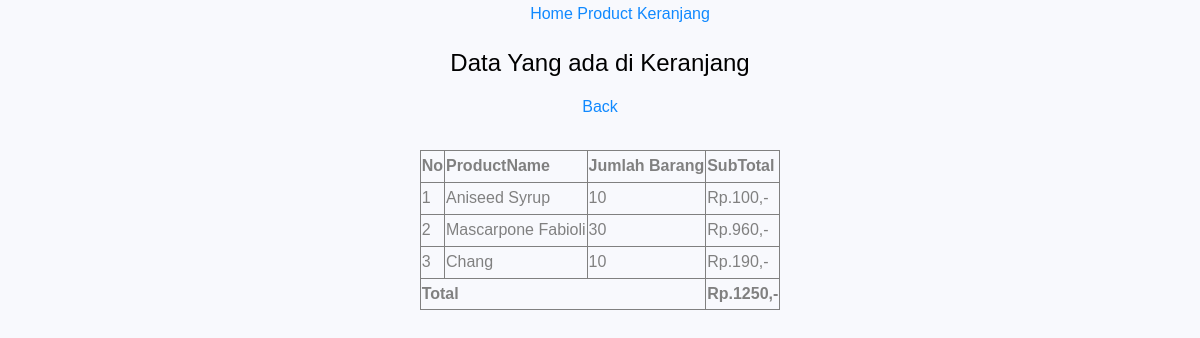
Screenshot of /index.php?page=keranjang with the database file from the repository.
### tables this page shows
CREATE TABLE `keranjang` (
  `id` int NOT NULL,
  `produkId` int NOT NULL,
  `banyakBarang` int NOT NULL,
  `subtotal` int NOT NULL
);

CREATE TABLE `products` (
  `ProductID` int NOT NULL,
  `ProductName` varchar(40) DEFAULT NULL,
  `SupplierID` int DEFAULT NULL,
  `CategoryID` int DEFAULT NULL,
  `QuantityPerUnit` varchar(20) DEFAULT NULL,
  `UnitPrice` double DEFAULT NULL,
  `UnitsInStock` smallint DEFAULT NULL,
  `UnitsOnOrder` smallint DEFAULT NULL,
  `ReorderLevel` smallint DEFAULT NULL,
  `Discontinued` tinyint(1) DEFAULT NULL
);

### content/keranjang.php (the view)
<h4 class="card-title">Data Yang ada di Keranjang</h4>
<a href="<?= $previous ?>">Back</a>
<br><br>
<table border="1" id="example">
    <thead>
        <tr>
            <th width="8px">No</th>
            <th>ProductName</th>
            <th>Jumlah Barang</th>
            <th>SubTotal</th>
        </tr>
    </thead>
    <tbody>
        <?php
        $query = mysqli_query($db, "SELECT * FROM keranjang INNER JOIN products ON keranjang.ProdukId=products.ProductID");
        $no = 1;
        ?>
        <?php while ($data = mysqli_fetch_array($query)) { ?>
            <tr>
                <td><?php echo $no++ ?></td>
                <td>
                    <?php echo $data['ProductName'] ?>
                </td>
                <td><?php echo $data['banyakBarang'] ?></td>
                <td>Rp.<?php echo $data['subtotal'] ?>,-</td>
            </tr>
        <?php } ?>
    </tbody>
    <tfoot>
        <tr>
            <th colspan="3">Total</th>
            <th>
                <?php
                $query = mysqli_query($db, "SELECT SUM(subtotal) AS total FROM keranjang");
                $data = mysqli_fetch_array($query);
                echo "Rp." . $data['total'] . ",-";
                ?>
            </th>
        </tr>
    </tfoot>
</table>

### rows the page displays
keranjang: products.ProductName "Aniseed Syrup", banyakBarang "10", subtotal "100"
keranjang: products.ProductName "Mascarpone Fabioli", banyakBarang "30", subtotal "960"
keranjang: products.ProductName "Chang", banyakBarang "10", subtotal "190"

### other values shown
$data['total'] "1250"
